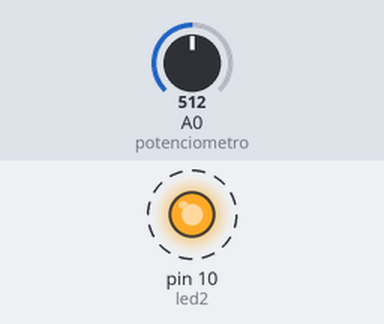
A sketch run on a simulated Arduino Uno, built with avr-gcc and run on an emulated ATmega328P. Parts: output pins drawn as LEDs (lit = HIGH). Dashed ring = blinking. The inputs (shaded band) are chosen by the test bench; at power-on: A0 (potenciometro) = 512. What the sketch prints to the serial monitor is not drawn.

Above: at 1.2 s.
1.3 s: A0 (potenciometro) set to 529
4.3 s: A0 (potenciometro) set to 546
7.3 s: A0 (potenciometro) set to 1023
Timing chart, 0 to 16.3 s (numbered marks = the images above; inputs shaded):
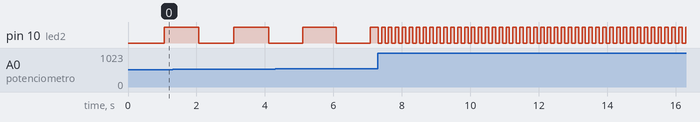

The sketch:

7C.ino
```cpp
const int potenciometro = A0;
const int led2 = 10;

unsigned int valorSensor = 0;

unsigned long tempoAnterior = 0;
unsigned long intervalo = 1000; // vai ser ajustado

bool estadoLed = LOW;

void setup() {
  pinMode(potenciometro, INPUT);
  pinMode(led2, OUTPUT);
  Serial.begin(115200);
}

void loop() {

  // ===== LEITURA DO POTENCIÔMETRO =====
  valorSensor = analogRead(potenciometro);

  // Converte 0–1023 → 2000ms a 100ms
  intervalo = 2000 - ((valorSensor * 1900UL) / 1023);

  Serial.print("Valor: ");
  Serial.print(valorSensor);
  Serial.print(" | Intervalo: ");
  Serial.println(intervalo);

  // ===== CONTROLE DE PISCADA =====
  if (millis() - tempoAnterior >= intervalo) {
    tempoAnterior = millis();

    estadoLed = !estadoLed;
    digitalWrite(led2, estadoLed);
  }

}
```

Measured:
- after the input at 7.3 s, pin 10 (led2): alternates HIGH for 0.10 s and LOW for 0.10 s, starting at once
